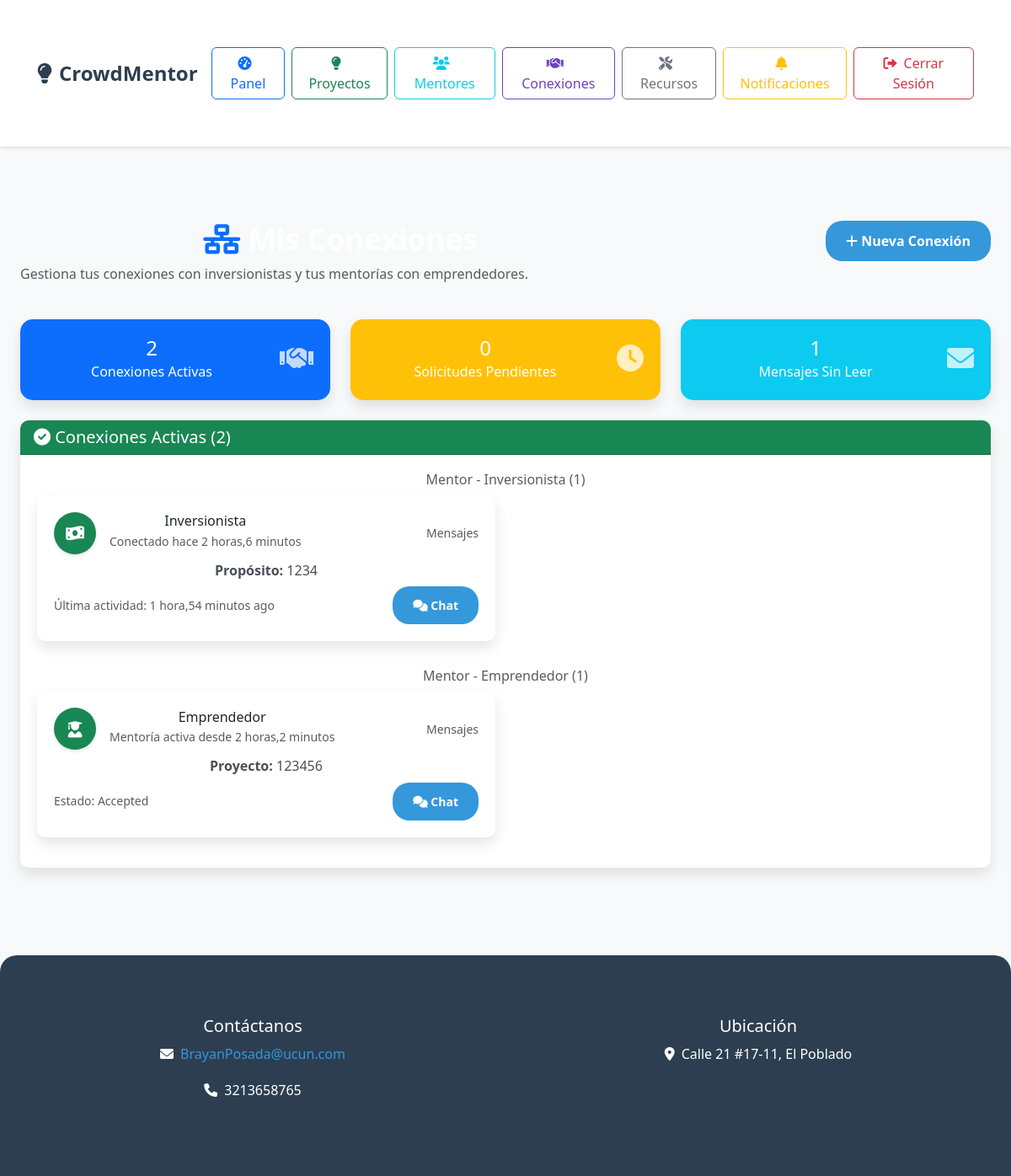
/connections/ (signed in), run on an earlier commit of the app's database.
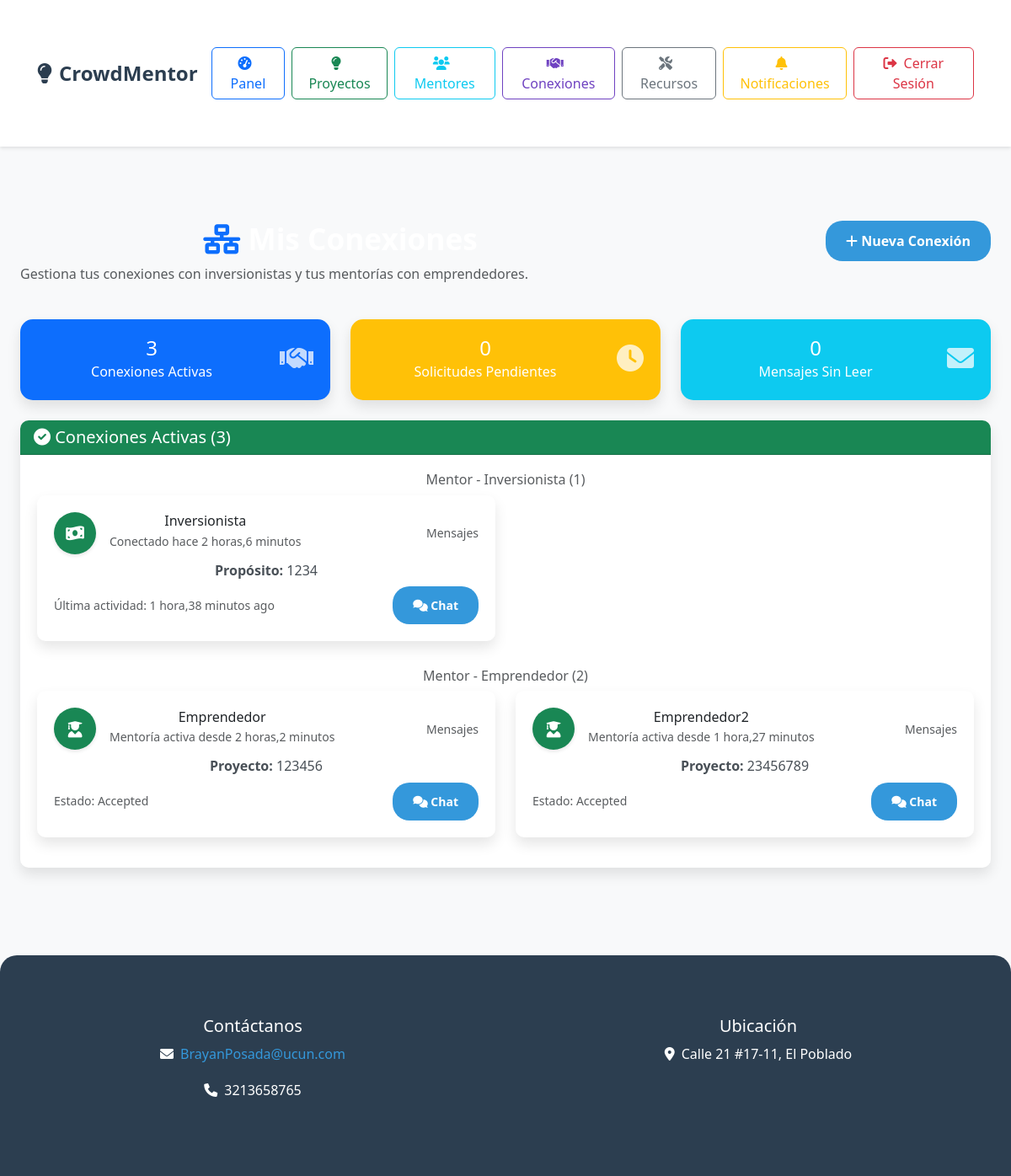
And on a later commit of the database.
### core/models.py (models this page shows, shortened)
class MentorInvestorConnection(models.Model):
    CONNECTION_STATUS = (
        ('pending', 'Pendiente'),
        ('accepted', 'Aceptada'),
        ('rejected', 'Rechazada'),
        ('blocked', 'Bloqueada'),
    )
    INITIATED_BY_CHOICES = [
        ('mentor', 'Mentor'),
        ('investor', 'Inversionista'),
    ]
    mentor = models.ForeignKey(User, on_delete=models.CASCADE, related_name='mentor_connections')
    investor = models.ForeignKey(User, on_delete=models.CASCADE, related_name='investor_connections')
    initiated_by = models.CharField(max_length=20, choices=INITIATED_BY_CHOICES)
    status = models.CharField(max_length=20, choices=CONNECTION_STATUS, default='pending')
    purpose = models.TextField(help_text="Propósito o motivo de la conexión")
    expertise_areas = models.CharField(max_length=500, blank=True, help_text="Áreas de expertise relevantes")
    investment_interests = models.CharField(max_length=500, blank=True, help_text="Intereses de inversión")
    created_at = models.DateTimeField(auto_now_add=True)
    connected_at = models.DateTimeField(null=True, blank=True)  # Cuando se acepta la conexión
    last_activity = models.DateTimeField(auto_now=True)
    class Meta:
        unique_together = ['mentor', 'investor']
        ordering = ['-created_at']

class Mentorship(models.Model):
    INITIATED_BY_CHOICES = [
        ('mentor', 'Mentor'),
        ('entrepreneur', 'Entrepreneur'),
    ]
    project = models.ForeignKey(Project, on_delete=models.CASCADE, related_name='mentorships')
    mentor = models.ForeignKey(User, on_delete=models.CASCADE)
    assigned_at = models.DateTimeField(default=timezone.now)
    status = models.CharField(
        max_length=20,
        choices=[('pending', 'Pending'), ('accepted', 'Accepted'), ('rejected', 'Rejected')],
        default='pending'
    )
    initiated_by = models.CharField(
        max_length=20,
        choices=INITIATED_BY_CHOICES,
        default='mentor'
    )

class Project(models.Model):
    PROJECT_STATUS = (
        ('draft', 'Borrador'),
        ('active', 'Activo'),
        ('funded', 'Financiado'),
        ('completed', 'Completado'),
        ('cancelled', 'Cancelado'),
    )
    title = models.CharField(max_length=200)
    description = models.TextField()
    owner = models.ForeignKey(User, on_delete=models.CASCADE, related_name='projects')
    category = models.ForeignKey('ProjectCategory', on_delete=models.SET_NULL, null=True, blank=True)
    funding_goal = models.DecimalField(max_digits=10, decimal_places=2)
    amount_raised = models.DecimalField(max_digits=10, decimal_places=2, default=0)
    created_at = models.DateTimeField(default=timezone.now)
    image = models.ImageField(upload_to='projects/', blank=True, null=True)
    is_active = models.BooleanField(default=True)
    status = models.CharField(max_length=20, choices=PROJECT_STATUS, default='active')
    views_count = models.IntegerField(default=0)
    likes_count = models.IntegerField(default=0)
    deadline = models.DateField(blank=True, null=True)
    tags = models.CharField(max_length=500, blank=True, help_text="Separar con comas")

### core/views.py (the view)
# urls.py: path('connections/', views.mentor_investor_connections, name='mentor_investor_connections'),
@login_required
def mentor_investor_connections(request):
    if not hasattr(request.user, 'profile'):
        messages.error(request, 'Tu cuenta no tiene un perfil asociado.')
        return redirect('home')
    user_type = request.user.profile.user_type
    if user_type not in ['mentor', 'investor', 'entrepreneur']:
        messages.error(request, 'Solo mentores, inversionistas y emprendedores pueden acceder a esta página.')
        return redirect('home')
    if user_type == 'mentor':
        connections = MentorInvestorConnection.objects.filter(mentor=request.user)
    elif user_type == 'investor':
        connections = MentorInvestorConnection.objects.filter(investor=request.user)
    else:
        connections = MentorInvestorConnection.objects.none()
    pending_connections = connections.filter(status='pending')
    active_connections = connections.filter(status='accepted')
    if user_type == 'mentor':
        mentorships = Mentorship.objects.filter(mentor=request.user)
    elif user_type == 'entrepreneur':
        mentorships = Mentorship.objects.filter(project__owner=request.user)
    else:
        mentorships = Mentorship.objects.none()
    pending_mentorships = mentorships.filter(status='pending')
    active_mentorships = mentorships.filter(status='accepted')
    total_connections = active_connections.count() + active_mentorships.count()
    pending_total = pending_connections.count() + pending_mentorships.count()
    unread_messages = 0
    for connection in active_connections:
        unread_messages += connection.messages.filter(
            is_read=False
        ).exclude(sender=request.user).count()
    for mentorship in active_mentorships:
        unread_messages += mentorship.messages.filter(
            is_read=False
        ).exclude(sender=request.user).count()
    context = {
        'pending_connections': pending_connections,
        'active_connections': active_connections,
        'pending_mentorships': pending_mentorships,
        'active_mentorships': active_mentorships,
        'total_connections': total_connections,
        'pending_total': pending_total,
        'unread_messages': unread_messages,
        'user_type': user_type
    }
    return render(request, 'mentor_investor_connections.html', context)

### core/templatetags/custom_filters.py (called while the page is built)
@register.filter
def has_profile(user):
    return hasattr(user, 'profile') and user.profile is not None

@register.filter
def get_user_type(user):
    if hasattr(user, 'profile') and user.profile:
        return user.profile.user_type
    return None

### core/templates/mentor_investor_connections.html (shortened to what the changed rows need)
{% extends 'base.html' %}
{% load static %}
{% block extra_css %}
<link rel="stylesheet" href="{% static 'css/mentor_investor_connections.css' %}">
{% endblock %}
{% block content %}
<div class="container mt-4">
    <div class="row mb-4">
        <div class="col-md-8">
            <h2 class="mb-2">
                <i class="fas fa-network-wired text-primary"></i>
            </h2>
        </div>
    </div>
    <div class="row mb-4">
        <div class="col-md-4">
            <div class="card bg-primary text-white">
                <div class="card-body">
                    <div class="d-flex align-items-center">
                        <div class="flex-grow-1">
                            <h4 class="mb-0">{{ total_connections }}</h4>
                            <p class="mb-0">Conexiones Activas</p>
                        </div>
                    </div>
                </div>
            </div>
        </div>
        <div class="col-md-4">
            <div class="card bg-info text-white">
                <div class="card-body">
                    <div class="d-flex align-items-center">
                        <div class="flex-grow-1">
                            <h4 class="mb-0">{{ unread_messages }}</h4>
                            <p class="mb-0">Mensajes Sin Leer</p>
                        </div>
                    </div>
                </div>
            </div>
        </div>
    </div>
    <div class="row">
        <div class="col-12">
            <div class="card">
                <div class="card-header bg-success text-white">
                    <h5 class="mb-0">
                        <i class="fas fa-check-circle"></i>
                        Conexiones Activas ({{ total_connections }})
                    </h5>
                </div>
                <div class="card-body">
                    {% if active_connections %}
                        <h6 class="text-muted">Mentor - Inversionista ({{ active_connections.count }})</h6>
                        <div class="row">
                            {% for connection in active_connections %}
                                <div class="col-lg-6 col-md-12 mb-3">
                                    <div class="card border-success">
                                        <div class="card-body">
                                            <div class="d-flex align-items-center justify-content-between mb-2">
                                                <div class="d-flex align-items-center">
                                                    <div class="avatar-circle {% if user_type == 'mentor' %}bg-success{% else %}bg-info{% endif %} text-white me-3">
                                                        {% if user_type == 'mentor' %}
                                                            <i class="fas fa-money-bill-wave"></i>
                                                        {% else %}
                                                            <i class="fas fa-user-tie"></i>
                                                        {% endif %}
                                                    </div>
                                                    <div>
                                                        <h6 class="mb-0">
                                                            {% if user_type == 'mentor' %}
                                                                {{ connection.investor.get_full_name|default:connection.investor.username }}
                                                            {% else %}
                                                                {{ connection.mentor.get_full_name|default:connection.mentor.username }}
                                                            {% endif %}
                                                        </h6>
                                                        <small class="text-muted">
                                                            Conectado hace {{ connection.connected_at|timesince }}
                                                        </small>
                                                    </div>
                                                </div>
                                                <div class="ms-auto">
                                                    <small class="text-muted">Mensajes</small>
                                                </div>
                                            </div>
                                            <p class="card-text small mb-2">
                                                <strong>Propósito:</strong> {{ connection.purpose|truncatewords:15 }}
                                            </p>
                                            <div class="d-flex justify-content-between align-items-center">
                                                <small class="text-muted">
                                                    Última actividad: {{ connection.last_activity|timesince }} ago
                                                </small>
                                                <a href="{% url 'mentor_investor_chat' connection.id %}"
                                                   class="btn btn-primary btn-sm">
                                                    <i class="fas fa-comments"></i> Chat
                                                </a>
                                            </div>
                                        </div>
                                    </div>
                                </div>
                            {% endfor %}
                        </div>
                    {% endif %}
                    {% if active_mentorships %}
                        <h6 class="text-muted mt-3">Mentor - Emprendedor ({{ active_mentorships.count }})</h6>
                        <div class="row">
                            {% for mentorship in active_mentorships %}
                                <div class="col-lg-6 col-md-12 mb-3">
                                    <div class="card border-success">
                                        <div class="card-body">
                                            <div class="d-flex align-items-center justify-content-between mb-2">
                                                <div class="d-flex align-items-center">
                                                    <div class="avatar-circle {% if user_type == 'mentor' %}bg-success{% else %}bg-primary{% endif %} text-white me-3">
                                                        {% if user_type == 'mentor' %}
                                                            <i class="fas fa-user-graduate"></i>
                                                        {% else %}
                                                            <i class="fas fa-user-tie"></i>
                                                        {% endif %}
                                                    </div>
                                                    <div>
                                                        <h6 class="mb-0">
                                                            {% if user_type == 'mentor' %}
                                                                {{ mentorship.project.owner.get_full_name|default:mentorship.project.owner.username }}
                                                            {% else %}
                                                                {{ mentorship.mentor.get_full_name|default:mentorship.mentor.username }}
                                                            {% endif %}
                                                        </h6>
                                                        <small class="text-muted">
                                                            Mentoría activa desde {{ mentorship.assigned_at|timesince }}
                                                        </small>
                                                    </div>
                                                </div>
                                                <div class="ms-auto">
                                                    <small class="text-muted">Mensajes</small>
                                                </div>
                                            </div>
                                            <p class="card-text small mb-2">
                                                <strong>Proyecto:</strong> {{ mentorship.project.title }}
                                            </p>
                                            <div class="d-flex justify-content-between align-items-center">
                                                <small class="text-muted">
                                                    Estado: {{ mentorship.status|capfirst }}
                                                </small>
                                                <a href="{% url 'mentorship_chat' mentorship.id %}"
                                                   class="btn btn-primary btn-sm">
                                                    <i class="fas fa-comments"></i> Chat
                                                </a>
                                            </div>
                                        </div>
                                    </div>
                                </div>
                            {% endfor %}
                        </div>
                    {% endif %}
                </div>
            </div>
        </div>
    </div>
</div>
{% endblock %}

What changed in the data, as far as the page shows it:
changed MentorInvestorConnection "2 horas,6 minutos": last_activity "1 hora,54 minutos" → "1 hora,38 minutos"
added Mentorship: project.owner.get_full_name "Emprendedor2", assigned_at "1 hora,27 minutos", project "23456789", status "Accepted"
Also different on the page:
{{ total_connections }}: "2" → "3"
{{ unread_messages }}: "1" → "0"
{{ active_mentorships.count }}: "1" → "2"
